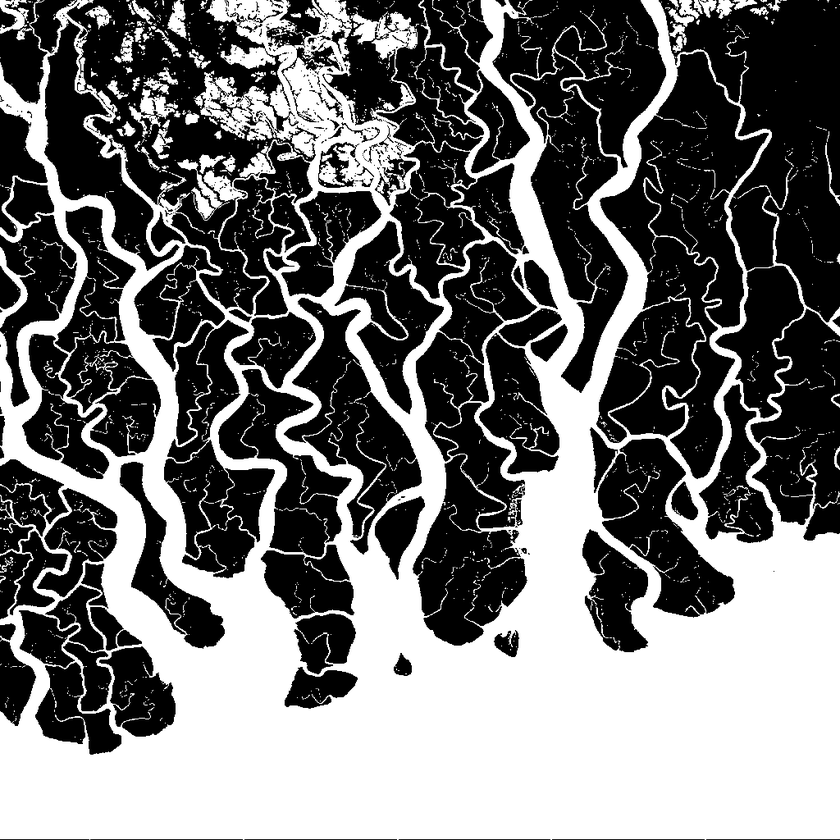
#> input picture New_folder/Map.png, 840 x 840 px, shrunk from 1024 x 1024 before the run
$ python main.py
#> lines starting #> are read from the running program, lines starting #| are printed output that depends on the picture; after the words box and inside, x2 and y2 are one past the last pixel; in counts of white or black regions, pixels touching at a corner belong together
import numpy as np
import cv2
import matplotlib.pyplot as plt
import math
import random
import heapq

# download the image files for mapping problem
import gdown


# [34 lines of commented-out code are left out]

def Image_to_use(url, is_bw=False):
#> called with is_bw = False
    output = 'Map.png'
    gdown.download(url, output, quiet=False)
#> (this line was passed over: gdown is not available in this run)
    image_colour = cv2.imread('Map.png')
#> image_colour is the input picture: shape (840, 840, 3); min 0, max 255, mean 115.2

    # convert the input image to grayscale
    image_bw = cv2.cvtColor(image_colour, cv2.COLOR_BGR2GRAY)

    if not is_bw:
        # Convert to binary image
        ret, image_bw = cv2.threshold(image_bw, 170, 255, cv2.THRESH_BINARY)
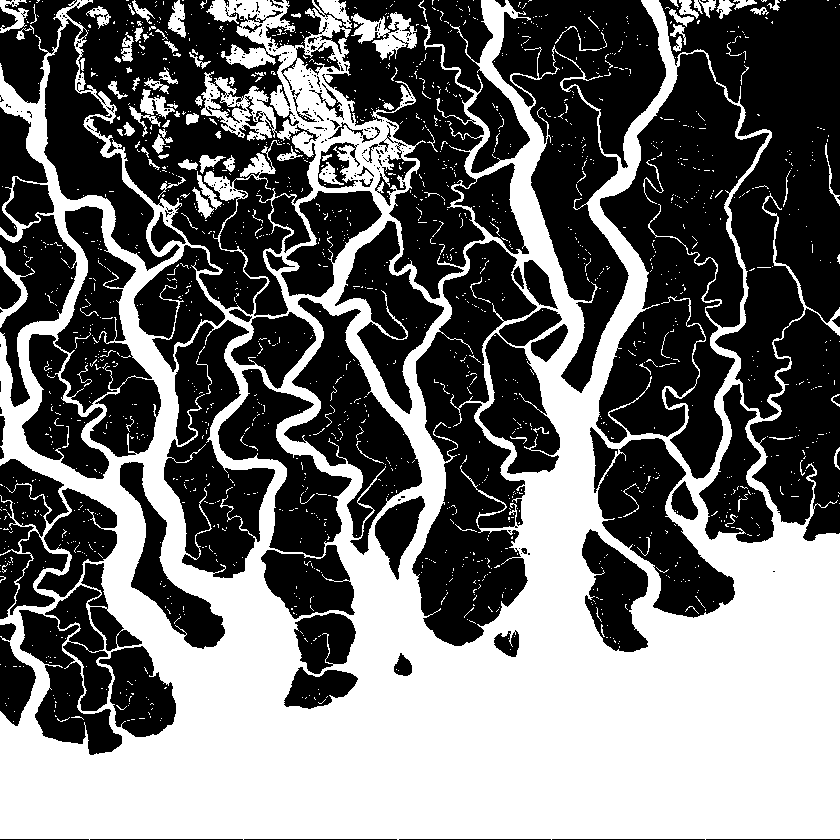
#> image_bw: shape (840, 840); 43.6% white; 1677 white regions (1568 under 20 px), largest, box (x1, y1, x2, y2) and area: (0, 0, 840, 840) 292757, (351, 12, 417, 60) 1489, (0, 247, 35, 328) 598
        # image_bw = cv2.adaptiveThreshold(image_bw, 255, cv2.ADAPTIVE_THRESH_GAUSSIAN_C, cv2.THRESH_BINARY_INV, 3, 2)

    plt.imshow(image_bw, 'gray', vmin=0, vmax=255)
    plt.show()
    print(image_bw.shape)
#| (840, 840)
    return image_colour, image_bw


class MyPriorityQueue():
    def __init__(self):
        self.p_queue = dict()

    def put(self, element):
        self.p_queue[tuple(element[1])] = element

    def copy(self):
        self.p_queue.copy()

    def get(self):
        # min_key = min(self.p_queue, key=self.p_queue.get)
        # min_value = self.p_queue[min_key]
        min_value = heapq.nsmallest(1, self.p_queue.values())
        # print(min_value)
        self.p_queue.pop(tuple(min_value[0][1]))

        return min_value[0]

    def update(self, x, key):
        self.p_queue[tuple(x)] = (key, x)

    def remove(self, element):
        self.p_queue.pop(tuple(element))

    def min(self):
        # min_key = min(self.p_queue, key=self.p_queue.get)
        # min_value = self.p_queue[min_key]
        min_value = heapq.nsmallest(1, self.p_queue.values())

        return min_value[0][0]

    def empty(self):
        if len(list(self.p_queue.keys())) == 0:
            return True
        else:
            return False

    def get_elements(self):
        return list(self.p_queue.values())

    def contains(self, key):
        return tuple(key) in list(self.p_queue.keys())

    def length(self):
        return len(self.p_queue)


class AMRA_Star:
    def __init__(self, map, color_map, resolutions, heuristics, heuristic_to_res, start, goal, size_of_UAV, w1=500, w2=500):
        # sanity check
#> called with size_of_UAV = (1, 1), w1 = 501, w2 = 501
        self.sanity = True
        if map[start[0], start[1]] == 0 or map[goal[0], goal[1]] == 0:
            print('Start or goal node inside an obstacle !')
            self.sanity = False
            # return

        while map[start[0], start[1]] == 0:
            start = random.sample(range(map.shape[0]), 2)
#> this loop made 0 passes
        while map[goal[0], goal[1]] == 0:
            goal = random.sample(range(map.shape[0]), 2)

        self.map = map
        self.color_map = color_map
        self.video_map = np.copy(color_map)
        self.cmap = {
            'red': (0, 0, 255),
            'blue': (255, 0, 0),
            'yellow': (0, 255, 255),
            'magenta': (255, 0, 255),
            'cyan': (255, 255, 0),
            'pink': (147, 20, 255)
        }

        self.list_of_resolutions = resolutions  # list of resolution tuples
        self.list_of_heuristics = heuristics  # list of heuristic function handles - takes node, goal as input -> output is heuristic value
        self.start = start
        self.goal = goal

        self.w1 = w1
        self.w2 = w2

        self.buffer = Extended_UAV(size_of_UAV[0], size_of_UAV[1])

        self.OPEN = dict()  # dict of priority queues indexed by heuristic
        self.CLOSED = dict()  # dict of closed lists indexed by resolution
        self.INCONS = []  # list of inconsistent states

        self.obtained_paths = []  # list to store obtained paths

        self.current_queue_index = 0

        self.back_pointers = dict()  # dict of backpointers indexed by tuple form of node -> value is the backpointer node
        self.heuristic_to_res = heuristic_to_res  # dict mapping heuristic indices to resolution indices
        self.g = np.zeros(map.shape) + np.inf  # matrix of costs for each state

        self.num_expansions = 0

        self.framesize = (self.color_map.shape[0], self.color_map.shape[1])
#> self.framesize = (840, 840)
        # self.out = cv2.VideoWriter('output_video.avi', cv2.VideoWriter_fourcc(*'DIVX'), 60, self.framesize)

        self.init_search()

    def init_search(self):
        for i in range(len(self.list_of_resolutions)):
            self.CLOSED[i] = []

        for i in range(len(self.list_of_heuristics)):
            self.OPEN[i] = MyPriorityQueue()

    def obstacles_in_range(self, node, res_idx):
        resolution = self.list_of_resolutions[res_idx]
        x_diff = int((self.list_of_resolutions[res_idx][0] - 1) / 2)
        y_diff = int((self.list_of_resolutions[res_idx][1] - 1) / 2)

        # keep neighbour checks also within map
        x_lower = node[0] - x_diff - self.buffer[0]
        x_upper = node[0] + x_diff + 1 + self.buffer[0]
        if x_lower < 0:
            x_lower = 0
        if x_upper > self.map.shape[0]:
            x_upper = self.map.shape[0]

        y_lower = node[1] - y_diff - self.buffer[1]
        y_upper = node[1] + y_diff + 1 + self.buffer[1]
        if y_lower < 0:
            y_lower = 0
        if y_upper > self.map.shape[1]:
            y_upper = self.map.shape[1]

        snap = self.map[x_lower:x_upper, y_lower:y_upper]
        if 0 in snap:
            return True
        else:
            return False

    def Succs(self, x, res_idx):
        list_of_res = [res_idx]
        if res_idx == 0:
            list_of_res = self.Resolutions(x)
        succs = []
        for resolution_idx in list_of_res:
            jump_x = self.list_of_resolutions[resolution_idx][0]
            jump_y = self.list_of_resolutions[resolution_idx][1]
            # succs = []

            actions = np.array([[-jump_x, 0], [jump_x, 0], [0, jump_y], [0, -jump_y]])
            neighbours = list(np.array(x) + actions)
            # check the anchor search part from the paper
            for n_node in neighbours:
                if not np.any((0 + self.buffer[0] <= n_node[0] < self.map.shape[0] - self.buffer[0]) & (
                        0 + self.buffer[1] <= n_node[1] < self.map.shape[1] - self.buffer[1])) or self.obstacles_in_range(n_node, resolution_idx):
                    # or self.map[n_node[0], n_node[1]] == 0:
                    # or self.obstacles_in_range(n_node, resolution_idx):
                    continue
                succs.append(tuple(n_node))
        return succs

    def ChooseQueue(self):  # round-robin over inadmissible queues -> 1 to N
        if len(self.list_of_heuristics) == 1:  # edge case of one heuristic and one res only
            return 0
        if self.current_queue_index == len(self.list_of_heuristics) - 1:
            return 1
        else:
            self.current_queue_index += 1
            return self.current_queue_index

    def Res(self, i):
        return self.heuristic_to_res[i]

    def Resolutions(self, x):
        res = []
        for i in range(len(self.list_of_resolutions)):
            jump_x = self.list_of_resolutions[i][0]
            jump_y = self.list_of_resolutions[i][1]

            if x[0] % jump_x == 0 and x[1] % jump_y == 0:
                res.append(i)
        return res  # return resolution indices

    def cost(self, x, x_prime):
        return abs(x[0] - x_prime[0]) + abs(x[1] - x_prime[1])  # Manhattan

    def Key(self, x, i):
        return self.g[x[0], x[1]] + self.w1 * self.list_of_heuristics[i](x, self.goal)

    def get_path(self):
        path = [self.goal]
        node = self.goal
        while list(node) != list(self.start):
            path.append(self.back_pointers[tuple(node)])
            node = self.back_pointers[tuple(node)]
        return path

    def plot_path(self, path):
        plot_map = np.copy(self.color_map)
        # [4 lines of commented-out code are left out]
        for point in path:
            plot_map[range(point[0]-1, point[0]+2), range(point[1]-1, point[1]+2)] = [255, 0, 0]
        Annotate(plot_map, self.start, self.goal, self.w1, self.w2)
        plt.figure()
        plt.imshow(plot_map)
        plt.show()
        output_pics = f'Sunderbans_expanded_w={self.w1}.png'
        cv2.imwrite(output_pics, plot_map)

    def get_paths(self):
        return self.obtained_paths

    def backward_dijkstra_calculator(self, goal):
        costs = np.zeros(self.map.shape) + np.inf
        costs[goal[0], goal[1]] = 0
        open_queue = MyPriorityQueue()
        visited = np.zeros(map.shape, dtype=bool)
        open_queue.update(goal, 0)
        actions = np.array([[-1, 0], [1, 0], [0, 1], [0, -1]])
        while not open_queue.empty():
            current = open_queue.get()[1]
            if visited[current[0], current[1]]:
                continue
            visited[current[0], current[1]] = True
            neighbours = current + actions
            for n_node in neighbours:
                if not np.any((0 <= n_node[0] < self.map.shape[0]) & (0 <= n_node[1] < self.map.shape[1])) or visited[
                    n_node[0], n_node[1]] or self.map[n_node[0], n_node[1]] == 0:
                    continue
                n_node_cost = costs[current[0], current[1]] + 1
                if n_node_cost < costs[n_node[0], n_node[1]]:
                    costs[n_node[0], n_node[1]] = n_node_cost
                    open_queue.update(list(n_node), n_node_cost)
        return costs

    def Expand(self, x, i):
        col = 255 - int((max(self.w1,self.w2) - 1) * 0.4)
        self.num_expansions += 1
        self.video_map[x[0], x[1]] = [col, 255, 0]
        if self.num_expansions % 10000 == 0:
            print(self.num_expansions)
            print(self.OPEN[0].length())
        r = self.Res(i)
        if i != 0:
            for j in range(1, len(self.list_of_heuristics)):
                if j != i and self.Res(j) == r:
                    # self.OPEN[j].remove(x)
                    if self.OPEN[j].contains(
                            x):  # added this for the case where 2nd heuristic is greater than w2 bounds in the resolution. This is not handled in the paper
                        self.OPEN[j].remove(x)

        for x_prime in self.Succs(x, r):
            if self.g[x_prime[0], x_prime[1]] > self.g[x[0], x[1]] + self.cost(x, x_prime):
                self.g[x_prime[0], x_prime[1]] = self.g[x[0], x[1]] + self.cost(x, x_prime)
                self.back_pointers[tuple(x_prime)] = list(x)
                self.video_map[x_prime[0], x_prime[1]] = [0, 255, col]
                if x_prime in self.CLOSED[0]:
                    self.INCONS.append(x_prime)
                else:
                    self.OPEN[0].update(x_prime, self.Key(x_prime, 0))
                    for j in range(1, len(self.list_of_heuristics)):
                        l = self.Res(j)
                        if l not in self.Resolutions(x_prime):
                            continue
                        if x_prime not in self.CLOSED[l]:
                            if self.Key(x_prime, j) <= self.w2 * self.Key(x_prime, 0):
                                self.OPEN[j].update(x_prime, self.Key(x_prime, j))

    def ImprovePath(self):
        open_empty = np.all([self.OPEN[i].empty() for i in range(len(list(self.OPEN.keys())))])
        i = self.current_queue_index
        while not open_empty:
            while self.OPEN[i].empty():
                i = self.ChooseQueue()
            if self.OPEN[i].min() > self.w2 * self.OPEN[0].min():
                i = 0

            x = self.OPEN[i].get()[1]
            self.Expand(x, i)
            # self.out.write(self.video_map)
            r = self.Res(i)
            self.CLOSED[r].append(x)
            # print(x)
            self.ChooseQueue()
            if tuple(x) == tuple(self.goal):
                return True

    def Main(self):
        if not self.sanity:
            print('Start/Goal chosen randomly')
            # return

        self.g[self.start[0], self.start[1]] = 0
        self.INCONS.append(tuple(self.start))
        self.current_queue_index = 1

        try:
            while self.w1 >= 500 and self.w2 >= 500:
                # self.video_map = np.copy(self.color_map)
                self.num_expansions = 0
                for x in self.INCONS:
                    self.OPEN[0].update(x, self.Key(x, 0))

                self.INCONS = []

                for x in self.OPEN[0].get_elements():
                    Res_of_x = self.Resolutions(x[1])
                    for j in range(1, len(self.list_of_heuristics)):
                        if self.Res(j) in Res_of_x:
                            self.OPEN[j].update(x[1], self.Key(x[1], j))

                for i in range(len(self.CLOSED)):
                    self.CLOSED[i] = []

                if self.ImprovePath():
                    path = self.get_path()
                    for point in path:
                        robotx = range((point[0] - self.buffer[0]),(point[0] + self.buffer[0] + 1))
                        roboty = range((point[1] - self.buffer[1]), (point[1] + self.buffer[1] + 1))
                        self.video_map[robotx, roboty] = [255, 0, 255]
                    # for i in range(20):
                        # self.out.write(self.video_map)
                    print('Path Found at w1 = ' + str(self.w1) + ' and w2 = ' + str(self.w2) + ':', str(path))
                    self.plot_path(path)
                    self.obtained_paths.append(path)
                else:
                    print('No Path Found at w1 = ' + str(self.w1) + ' and w2 = ' + str(self.w2))

                # self.out.release()
                self.w1 -= 0.75 * (self.w1 - 1)
                self.w2 -= 0.75 * (self.w2 - 1)

                self.w1 = round(self.w1, 1)
                self.w2 = round(self.w2, 1)
#> this loop made 1 pass
#> pass 1, in plot_path, `plt.show()`:
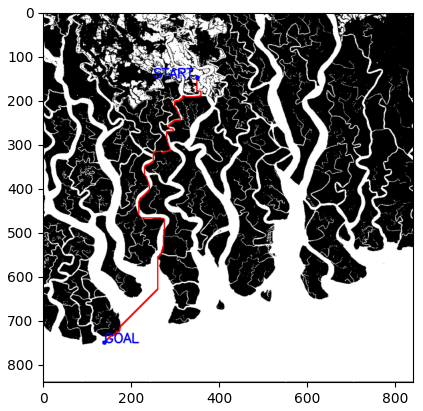
#> figure drawn by matplotlib, 1 panel; B, G, R data is drawn as R, G, B
#> pass 1, in plot_path, `cv2.imwrite(output_pics, plot_map)`:
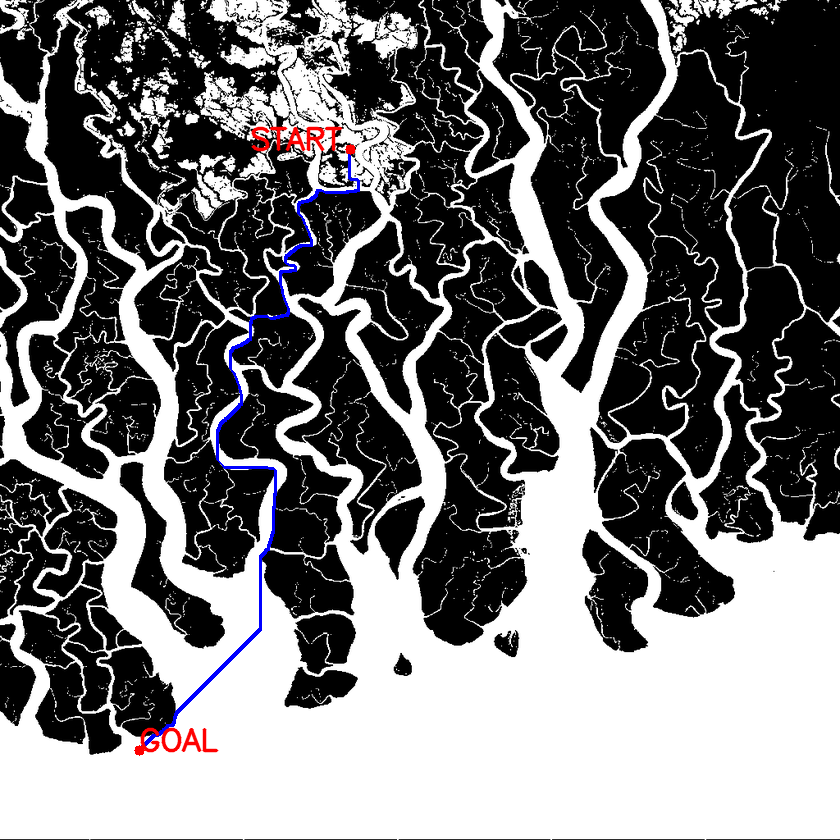
#> saved as Sunderbans_expanded_w=501.png: shape (840, 840, 3); mean B, G, R 114.9, 113.9, 114.5
#> after the loop:
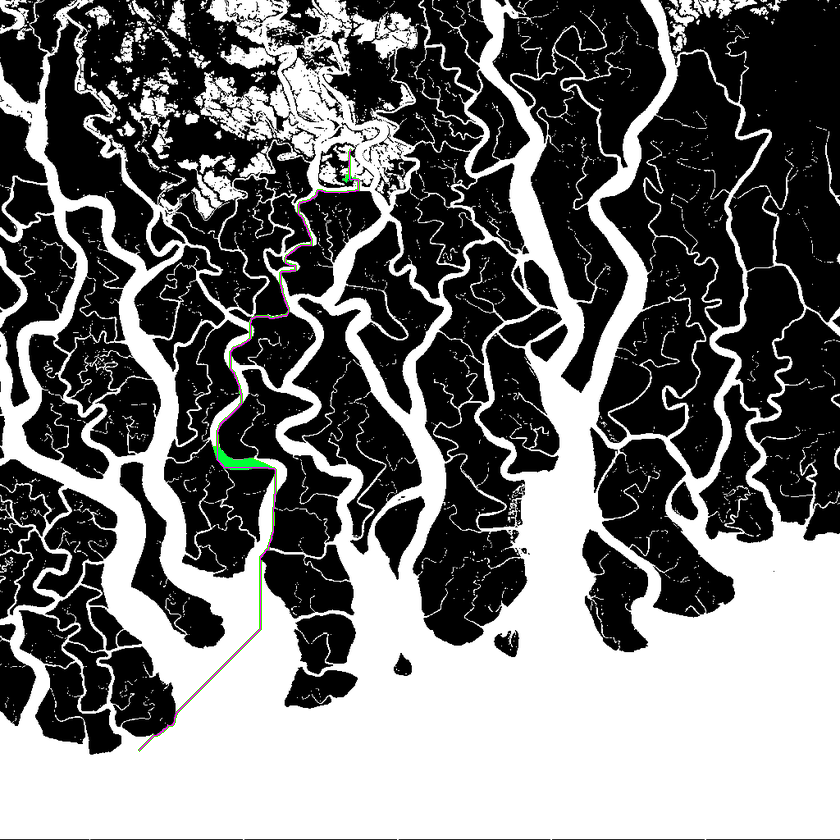
#> self.video_map: shape (840, 840, 3); 0.37% of pixels changed, all inside (x1, y1, x2, y2) = (138, 148, 360, 752)
        except KeyboardInterrupt:
            print("Interuppt")
            # self.out.release()
        # self.out.release()


def Annotate(map, start, goal, w1_val, w2_val):
    # Draw a circle at pixel start with radius 5 and color red
    start = (start[1], start[0])
    goal = (goal[1], goal[0])
    cv2.circle(map, start, 5, (0, 0, 255), -1)
    # Write a caption
    font = cv2.FONT_HERSHEY_SIMPLEX
    cv2.putText(map, 'START', (start[0] - 100, start[1]), font, 1, (0, 0, 255), 2, cv2.LINE_AA)
    # Draw a circle at pixel goal with radius 5 and color red
    cv2.circle(map, goal, 5, (0, 0, 255), -1)
    cv2.putText(map, 'GOAL', goal, font, 1, (0, 0, 255), 2, cv2.LINE_AA)
    cv2.putText(map, f'w1= {w1_val}, w2= {w2_val}', (200, 1000), font, 1, (0, 0, 255), 2, cv2.LINE_AA)


def euclidean(node, goal):
    return np.linalg.norm(np.array(goal) - np.array(node))  # euclidean distance


def manhattan(node, goal):
    return abs(node[0] - goal[0]) + abs(node[1] - goal[1])


def backward_dijkstra(node, goal):
    return Cost_map[goal[0], goal[1]]

def Extended_UAV(size_x, size_y):
    buffer = (int((size_x - 1)/2), int((size_y - 1)/2))
    return buffer

Sunderbans = 'https://drive.google.com/uc?id=1p4nuEn-T1v1ku3TO-Y3yY87Ro8SDWA7t'
# start = [1000, 1000]
# goal = [20, 630]
Across_the_Cape = 'https://drive.google.com/uc?id=1QptRsoEcFxJgmIXxDIR0YUs-lR7Co1mO'
Archipelago = 'https://drive.google.com/uc?id=1QqfhtpBTHRpZiwhX6YUnoxUOksyemBoq'
# start = [149, 350]
# goal = [750, 139]


image, map = Image_to_use(Archipelago)
resolutions = [(1, 1), (1, 1), (3, 3), (9, 9)]
heuristics = [euclidean, euclidean, manhattan, manhattan]
heuristic_to_res = {0: 0, 1: 1, 2: 2, 3: 3}
start = [149, 350]
goal = [750, 139]
size_of_UAV = (1, 1)
amra_star_solver = AMRA_Star(map, image, resolutions, heuristics, heuristic_to_res, start, goal, size_of_UAV, w1=501, w2=501)
# Cost_map = amra_star_solver.backward_dijkstra_calculator(goal)
amra_star_solver.Main()
print('done')
